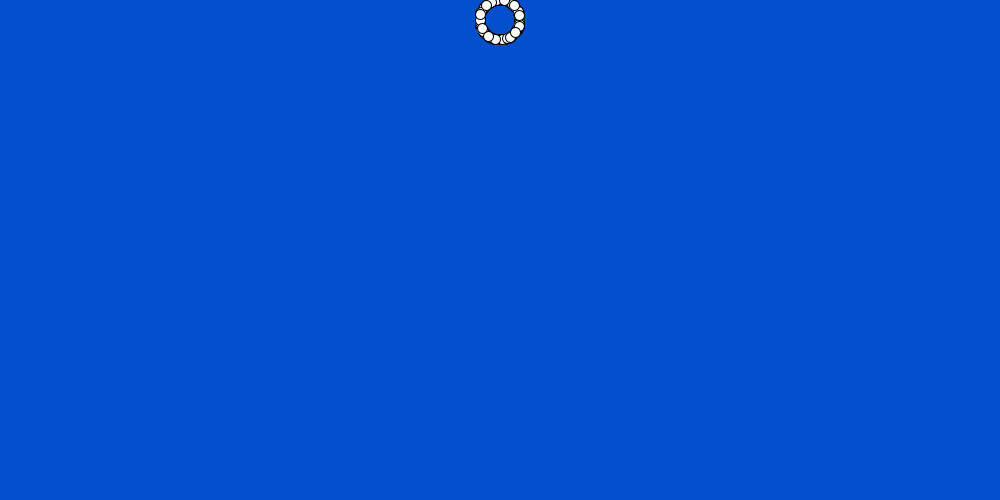
Frame 1 (no input)
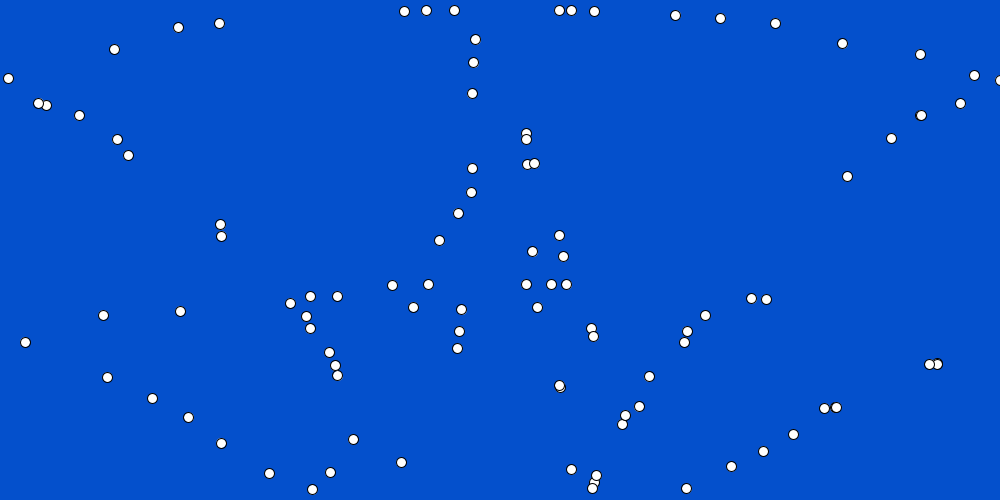
Frame 60 (the mouse pressed at the canvas centre just before this capture)
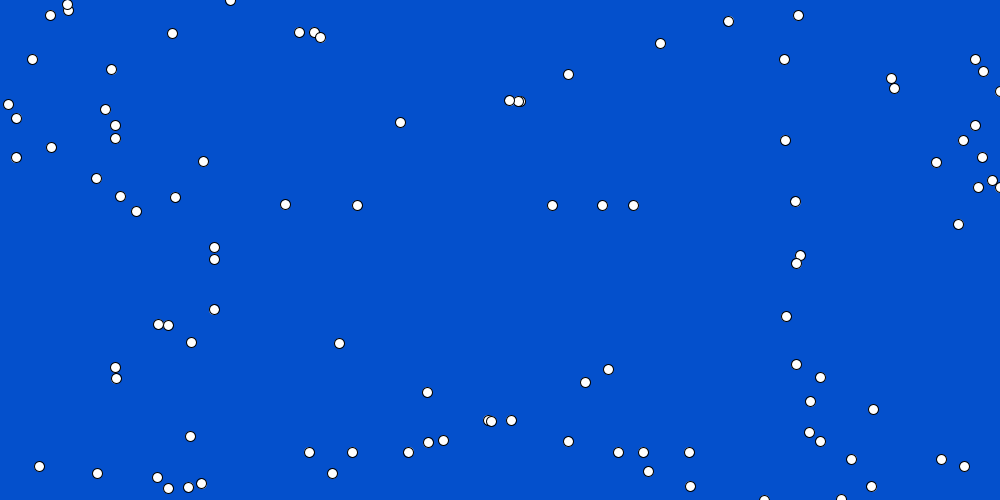
Frame 120 (the mouse held since frame 60 and released just before this capture)

The Processing sketch that drew these frames (run headless with seeded random() and noise(); from frame 60 on, the mouse is pressed at the canvas centre):

// Processing sketch: processing_121944
// ── processing_121944.pde

particle system[] = new particle[100];
float genx;
float geny;
float genspeed = 20;

void setup()
{
  size(1000, 500);
  genx = width/2;
  geny = 20;
  for (int i=0 ; i<system.length ; i++)
  {
    float angle = random(0, TWO_PI);
    system[i] = new particle(genx, geny, genspeed*cos(angle), genspeed*sin(angle));
  }
}


void draw()
{
  background(282828);
  for (int i = 0; i< system.length; i++)
  {
    system[i].move();
    system[i].draw();
  }
}

class particle
{
  float x, y;
  float vel_x, vel_y;

  void draw()
  {
    ellipse(x, y, 10, 10);
  }
  void move()
  {
    x += vel_x;
    y += vel_y;

    vel_y += 0;
    if ( y>height) { 
      y=height; 
      vel_y *=-0.7;
    }
    if ( y<0     ) { 
      y=0; 
      vel_y *=-0.7;
    }
    if ( x>width ) { 
      x=width; 
      vel_x *=-0.7;
    }
    if ( x<0    ) { 
      x=0; 
      vel_x *=-0.7;
    }
  }
  particle(float initx, float inity, float initvelx, float initvely)
  {
    x = initx; 
    y = inity;
    vel_x = initvelx; 
    vel_y = initvely;
  }
}
